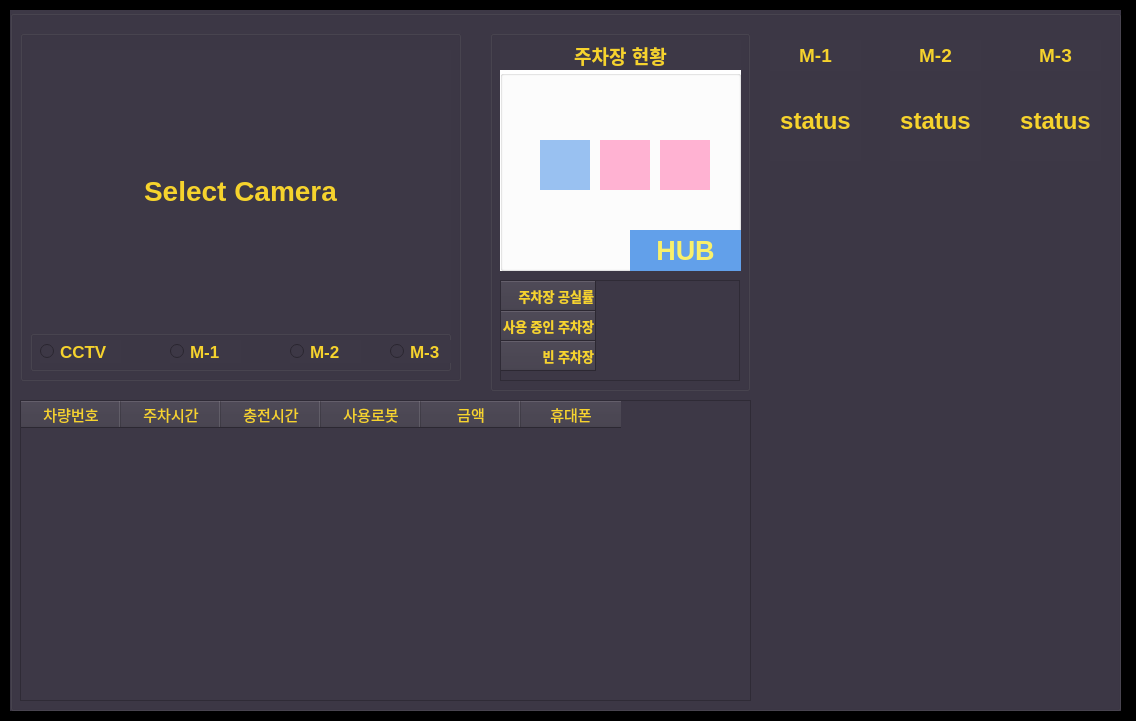
<?xml version="1.0" encoding="UTF-8"?>
<ui version="4.0">
 <class>Dialog</class>
 <widget class="QDialog" name="Dialog">
  <property name="geometry">
   <rect>
    <x>0</x>
    <y>0</y>
    <width>1136</width>
    <height>721</height>
   </rect>
  </property>
  <property name="windowTitle">
   <string>Dialog</string>
  </property>
  <property name="styleSheet">
   <string notr="true">background-color: rgb(0, 0, 0);</string>
  </property>
  <widget class="QGroupBox" name="main">
   <property name="geometry">
    <rect>
     <x>10</x>
     <y>10</y>
     <width>1111</width>
     <height>701</height>
    </rect>
   </property>
   <property name="font">
    <font>
     <family>System-ui</family>
     <pointsize>15</pointsize>
     <weight>75</weight>
     <italic>false</italic>
     <bold>true</bold>
    </font>
   </property>
   <property name="styleSheet">
    <string notr="true">color: rgb(246, 211, 45);
background-color: rgb(61, 56, 70);</string>
   </property>
   <property name="title">
    <string/>
   </property>
   <property name="alignment">
    <set>Qt::AlignHCenter|Qt::AlignTop</set>
   </property>
   <widget class="QGroupBox" name="info_zone">
    <property name="geometry">
     <rect>
      <x>480</x>
      <y>20</y>
      <width>260</width>
      <height>361</height>
     </rect>
    </property>
    <property name="font">
     <font>
      <family>System-ui</family>
      <pointsize>16</pointsize>
      <weight>75</weight>
      <italic>false</italic>
      <bold>true</bold>
      <underline>false</underline>
      <strikeout>false</strikeout>
     </font>
    </property>
    <property name="styleSheet">
     <string notr="true">color: rgb(246, 211, 45);</string>
    </property>
    <property name="title">
     <string/>
    </property>
    <property name="alignment">
     <set>Qt::AlignCenter</set>
    </property>
    <widget class="QTableWidget" name="parking_lot_widget">
     <property name="geometry">
      <rect>
       <x>10</x>
       <y>250</y>
       <width>240</width>
       <height>101</height>
      </rect>
     </property>
     <attribute name="horizontalHeaderMinimumSectionSize">
      <number>33</number>
     </attribute>
     <row>
      <property name="text">
       <string>주차장 공실률</string>
      </property>
      <property name="font">
       <font>
        <pointsize>10</pointsize>
        <weight>75</weight>
        <bold>true</bold>
       </font>
      </property>
      <property name="textAlignment">
       <set>AlignTrailing|AlignVCenter</set>
      </property>
     </row>
     <row>
      <property name="text">
       <string>사용 중인 주차장</string>
      </property>
      <property name="font">
       <font>
        <pointsize>10</pointsize>
        <weight>75</weight>
        <bold>true</bold>
       </font>
      </property>
      <property name="textAlignment">
       <set>AlignTrailing|AlignVCenter</set>
      </property>
     </row>
     <row>
      <property name="text">
       <string>빈 주차장</string>
      </property>
      <property name="font">
       <font>
        <pointsize>10</pointsize>
        <weight>75</weight>
        <bold>true</bold>
       </font>
      </property>
      <property name="textAlignment">
       <set>AlignTrailing|AlignVCenter</set>
      </property>
     </row>
    </widget>
    <widget class="QLabel" name="label">
     <property name="geometry">
      <rect>
       <x>10</x>
       <y>10</y>
       <width>241</width>
       <height>31</height>
      </rect>
     </property>
     <property name="font">
      <font>
       <pointsize>14</pointsize>
       <weight>75</weight>
       <bold>true</bold>
      </font>
     </property>
     <property name="text">
      <string>주차장 현황</string>
     </property>
     <property name="alignment">
      <set>Qt::AlignCenter</set>
     </property>
    </widget>
    <widget class="QGroupBox" name="parking_lot_map">
     <property name="geometry">
      <rect>
       <x>10</x>
       <y>40</y>
       <width>241</width>
       <height>201</height>
      </rect>
     </property>
     <property name="styleSheet">
      <string notr="true">background-color: rgb(255, 255, 255);</string>
     </property>
     <property name="title">
      <string/>
     </property>
     <widget class="QLabel" name="B1">
      <property name="geometry">
       <rect>
        <x>40</x>
        <y>70</y>
        <width>50</width>
        <height>50</height>
       </rect>
      </property>
      <property name="styleSheet">
       <string notr="true">background-color: rgb(255, 178, 210);
background-color: rgb(153, 193, 241);</string>
      </property>
      <property name="text">
       <string/>
      </property>
      <property name="alignment">
       <set>Qt::AlignCenter</set>
      </property>
     </widget>
     <widget class="QLabel" name="B3">
      <property name="geometry">
       <rect>
        <x>160</x>
        <y>70</y>
        <width>50</width>
        <height>50</height>
       </rect>
      </property>
      <property name="styleSheet">
       <string notr="true">background-color: rgb(255, 178, 210);</string>
      </property>
      <property name="text">
       <string/>
      </property>
      <property name="alignment">
       <set>Qt::AlignCenter</set>
      </property>
     </widget>
     <widget class="QLabel" name="B2">
      <property name="geometry">
       <rect>
        <x>100</x>
        <y>70</y>
        <width>50</width>
        <height>50</height>
       </rect>
      </property>
      <property name="styleSheet">
       <string notr="true">background-color: rgb(255, 178, 210);</string>
      </property>
      <property name="text">
       <string/>
      </property>
      <property name="alignment">
       <set>Qt::AlignCenter</set>
      </property>
     </widget>
     <widget class="QLabel" name="HUB">
      <property name="geometry">
       <rect>
        <x>130</x>
        <y>160</y>
        <width>111</width>
        <height>41</height>
       </rect>
      </property>
      <property name="font">
       <font>
        <pointsize>20</pointsize>
        <weight>75</weight>
        <bold>true</bold>
       </font>
      </property>
      <property name="styleSheet">
       <string notr="true">background-color: rgb(98, 160, 234);
color: rgb(249, 240, 107);</string>
      </property>
      <property name="text">
       <string>HUB</string>
      </property>
      <property name="alignment">
       <set>Qt::AlignCenter</set>
      </property>
     </widget>
    </widget>
   </widget>
   <widget class="QTableWidget" name="database">
    <property name="geometry">
     <rect>
      <x>10</x>
      <y>390</y>
      <width>731</width>
      <height>301</height>
     </rect>
    </property>
    <attribute name="horizontalHeaderMinimumSectionSize">
     <number>33</number>
    </attribute>
    <column>
     <property name="text">
      <string>차량번호</string>
     </property>
     <property name="font">
      <font>
       <pointsize>11</pointsize>
      </font>
     </property>
    </column>
    <column>
     <property name="text">
      <string>주차시간</string>
     </property>
     <property name="font">
      <font>
       <pointsize>11</pointsize>
      </font>
     </property>
    </column>
    <column>
     <property name="text">
      <string>충전시간</string>
     </property>
     <property name="font">
      <font>
       <pointsize>11</pointsize>
      </font>
     </property>
    </column>
    <column>
     <property name="text">
      <string>사용로봇</string>
     </property>
     <property name="font">
      <font>
       <pointsize>11</pointsize>
      </font>
     </property>
    </column>
    <column>
     <property name="text">
      <string>금액</string>
     </property>
     <property name="font">
      <font>
       <pointsize>11</pointsize>
      </font>
     </property>
    </column>
    <column>
     <property name="text">
      <string>휴대폰</string>
     </property>
     <property name="font">
      <font>
       <pointsize>11</pointsize>
      </font>
     </property>
    </column>
   </widget>
   <widget class="QGroupBox" name="display_zone">
    <property name="geometry">
     <rect>
      <x>10</x>
      <y>20</y>
      <width>441</width>
      <height>351</height>
     </rect>
    </property>
    <property name="title">
     <string/>
    </property>
    <widget class="QLabel" name="display">
     <property name="geometry">
      <rect>
       <x>10</x>
       <y>20</y>
       <width>421</width>
       <height>281</height>
      </rect>
     </property>
     <property name="font">
      <font>
       <pointsize>21</pointsize>
       <weight>75</weight>
       <bold>true</bold>
      </font>
     </property>
     <property name="text">
      <string>Select Camera</string>
     </property>
     <property name="alignment">
      <set>Qt::AlignCenter</set>
     </property>
    </widget>
    <widget class="QGroupBox" name="select_vision">
     <property name="geometry">
      <rect>
       <x>10</x>
       <y>300</y>
       <width>421</width>
       <height>41</height>
      </rect>
     </property>
     <property name="title">
      <string/>
     </property>
     <widget class="QRadioButton" name="minibot3_convert">
      <property name="geometry">
       <rect>
        <x>360</x>
        <y>10</y>
        <width>71</width>
        <height>23</height>
       </rect>
      </property>
      <property name="font">
       <font>
        <pointsize>13</pointsize>
        <weight>75</weight>
        <bold>true</bold>
       </font>
      </property>
      <property name="text">
       <string>M-3</string>
      </property>
     </widget>
     <widget class="QRadioButton" name="cctv_convert">
      <property name="geometry">
       <rect>
        <x>10</x>
        <y>10</y>
        <width>81</width>
        <height>23</height>
       </rect>
      </property>
      <property name="font">
       <font>
        <pointsize>13</pointsize>
        <weight>75</weight>
        <bold>true</bold>
       </font>
      </property>
      <property name="text">
       <string>CCTV</string>
      </property>
     </widget>
     <widget class="QRadioButton" name="minibot2_convert">
      <property name="geometry">
       <rect>
        <x>260</x>
        <y>10</y>
        <width>71</width>
        <height>23</height>
       </rect>
      </property>
      <property name="font">
       <font>
        <pointsize>13</pointsize>
        <weight>75</weight>
        <bold>true</bold>
       </font>
      </property>
      <property name="text">
       <string>M-2</string>
      </property>
     </widget>
     <widget class="QRadioButton" name="minibot1_convert">
      <property name="geometry">
       <rect>
        <x>140</x>
        <y>10</y>
        <width>71</width>
        <height>23</height>
       </rect>
      </property>
      <property name="font">
       <font>
        <pointsize>13</pointsize>
        <weight>75</weight>
        <bold>true</bold>
       </font>
      </property>
      <property name="text">
       <string>M-1</string>
      </property>
     </widget>
    </widget>
   </widget>
   <widget class="QLabel" name="m1_status">
    <property name="geometry">
     <rect>
      <x>760</x>
      <y>70</y>
      <width>91</width>
      <height>81</height>
     </rect>
    </property>
    <property name="font">
     <font>
      <pointsize>18</pointsize>
      <weight>75</weight>
      <bold>true</bold>
     </font>
    </property>
    <property name="text">
     <string>status</string>
    </property>
    <property name="alignment">
     <set>Qt::AlignCenter</set>
    </property>
   </widget>
   <widget class="QLabel" name="m1_name">
    <property name="geometry">
     <rect>
      <x>760</x>
      <y>30</y>
      <width>91</width>
      <height>31</height>
     </rect>
    </property>
    <property name="font">
     <font>
      <pointsize>14</pointsize>
      <weight>75</weight>
      <bold>true</bold>
     </font>
    </property>
    <property name="text">
     <string>M-1</string>
    </property>
    <property name="alignment">
     <set>Qt::AlignCenter</set>
    </property>
   </widget>
   <widget class="QLabel" name="m2_name">
    <property name="geometry">
     <rect>
      <x>880</x>
      <y>30</y>
      <width>91</width>
      <height>31</height>
     </rect>
    </property>
    <property name="font">
     <font>
      <pointsize>14</pointsize>
      <weight>75</weight>
      <bold>true</bold>
     </font>
    </property>
    <property name="text">
     <string>M-2</string>
    </property>
    <property name="alignment">
     <set>Qt::AlignCenter</set>
    </property>
   </widget>
   <widget class="QLabel" name="m2_status">
    <property name="geometry">
     <rect>
      <x>880</x>
      <y>70</y>
      <width>91</width>
      <height>81</height>
     </rect>
    </property>
    <property name="font">
     <font>
      <pointsize>18</pointsize>
      <weight>75</weight>
      <bold>true</bold>
     </font>
    </property>
    <property name="text">
     <string>status</string>
    </property>
    <property name="alignment">
     <set>Qt::AlignCenter</set>
    </property>
   </widget>
   <widget class="QLabel" name="m3_name">
    <property name="geometry">
     <rect>
      <x>1000</x>
      <y>30</y>
      <width>91</width>
      <height>31</height>
     </rect>
    </property>
    <property name="font">
     <font>
      <pointsize>14</pointsize>
      <weight>75</weight>
      <bold>true</bold>
     </font>
    </property>
    <property name="text">
     <string>M-3</string>
    </property>
    <property name="alignment">
     <set>Qt::AlignCenter</set>
    </property>
   </widget>
   <widget class="QLabel" name="m3_status">
    <property name="geometry">
     <rect>
      <x>1000</x>
      <y>70</y>
      <width>91</width>
      <height>81</height>
     </rect>
    </property>
    <property name="font">
     <font>
      <pointsize>18</pointsize>
      <weight>75</weight>
      <bold>true</bold>
     </font>
    </property>
    <property name="text">
     <string>status</string>
    </property>
    <property name="alignment">
     <set>Qt::AlignCenter</set>
    </property>
   </widget>
  </widget>
 </widget>
 <resources/>
 <connections/>
</ui>
